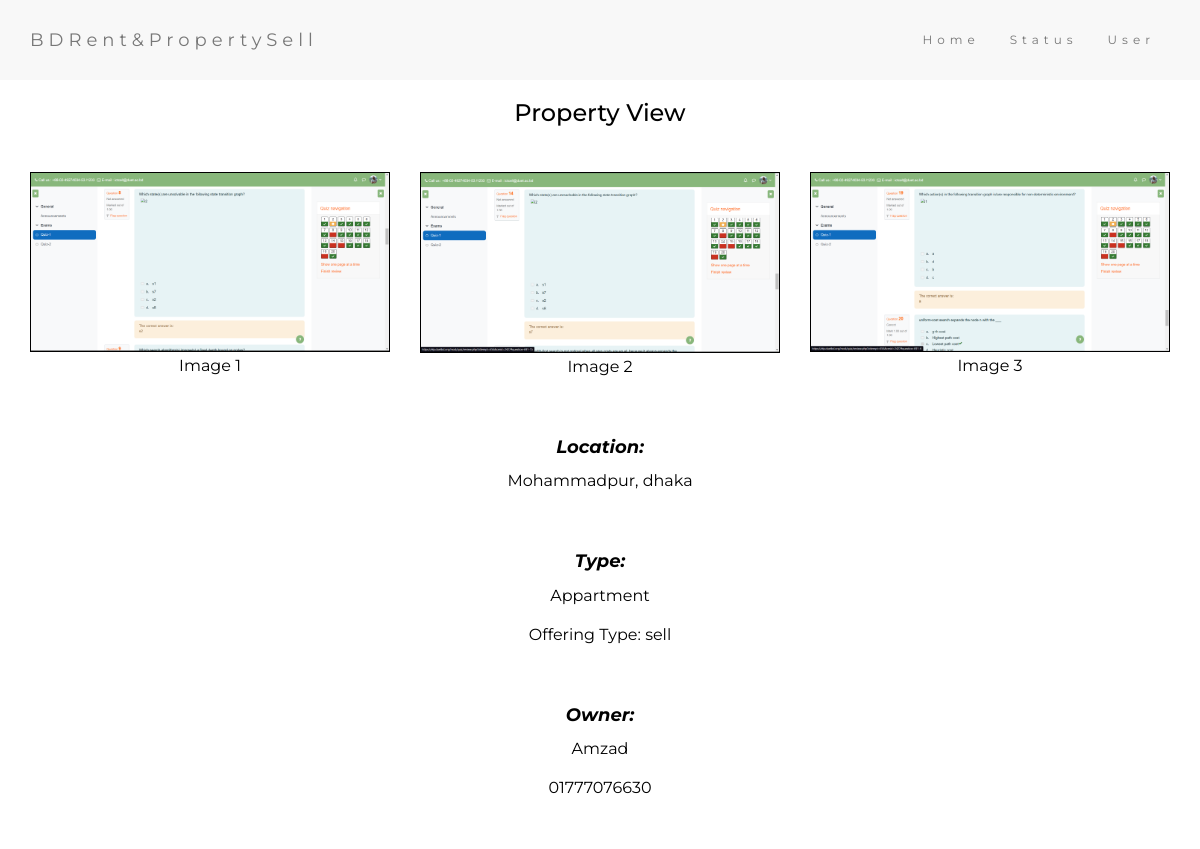
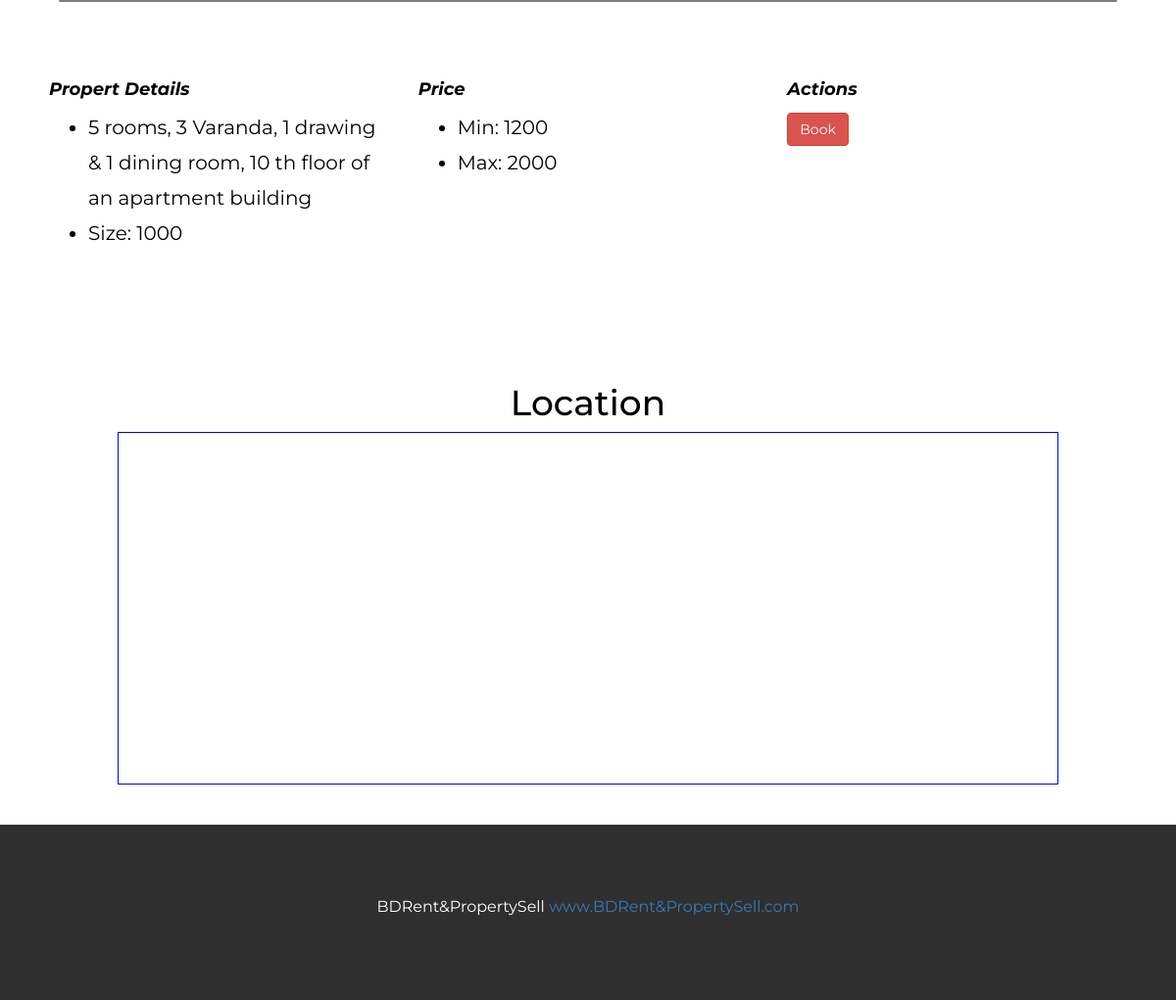
The app's page /buyer_property_details_page.php?id=14&cpr=0 with its own data (2 pictures, top to bottom).
### tables this page shows
CREATE TABLE `persons` (
  `p_id` int(11) NOT NULL,
  `url` varchar(255) DEFAULT NULL,
  `url1` varchar(255) DEFAULT NULL,
  `url2` varchar(255) DEFAULT NULL,
  `address` varchar(255) DEFAULT NULL,
  `size` int(255) DEFAULT NULL,
  `min_p` int(255) DEFAULT NULL,
  `max_p` int(255) DEFAULT NULL,
  `p_typ` varchar(255) DEFAULT NULL,
  `of_type` varchar(255) DEFAULT NULL,
  `detail` text DEFAULT NULL,
  `o_id` int(11) NOT NULL,
  `lat` varchar(255) DEFAULT NULL,
  `lng` varchar(255) DEFAULT NULL
);

CREATE TABLE `userinfo` (
  `id` int(11) NOT NULL,
  `username` varchar(255) NOT NULL,
  `email` varchar(255) DEFAULT NULL,
  `address` varchar(255) DEFAULT NULL,
  `phn` varchar(255) DEFAULT NULL,
  `typ` varchar(255) DEFAULT NULL,
  `pass` varchar(255) DEFAULT NULL,
  `c_pass` varchar(255) DEFAULT NULL,
  `ulr` varchar(250) DEFAULT NULL,
  `qs` varchar(255) DEFAULT NULL,
  `ans` varchar(255) DEFAULT NULL
);

### buyer_property_details_page.php (the view, shortened to what this page needs)
<?php
require "db.php";
$c=$_GET['cpr'];
$p_id=$_GET['id'];
$query=mysqli_fetch_assoc(mysqli_query($con,"SELECT * FROM userinfo,persons WHERE persons.o_id=userinfo.id AND p_id=$p_id"));
?>
<!DOCTYPE html>
<html lang="en">
<head>
  <link rel="stylesheet" href="https://maxcdn.bootstrapcdn.com/bootstrap/3.4.1/css/bootstrap.min.css">
</head>
<body>
<nav class="navbar navbar-default">
  <div class="container">
    <div class="navbar-header">
      <a class="navbar-brand" href="#">BDRent&PropertySell</a>
    </div>
    <div class="collapse navbar-collapse" id="myNavbar">
      <ul class="nav navbar-nav navbar-right">
        <li><a href="#">Home</a></li>
        <?php
        if($c==1){
          echo"<li><a href='buyer_status.php'>Status</a></li> ";
        }elseif ($c==5) {
          echo"<li><a href='home.php'>Status</a></li> ";
        }
        else{
        echo"<li><a href='buy_property_list.php'>Status</a></li> ";
      }
      ?>
        <li><a href="login_backend.php">User</a></li>
      </ul>
    </div>
  </div>
</nav>
<div class="container text-center">
  <h3 id="text">Property View</h3><br>
  <div class="row">
    <div class="col-sm-4">
      <img src="<?php echo $query["url"]?>" class="img-responsive" style="width:100%" alt="Image">
      <p id="text">Image 1</p>
    </div>
    <div class="col-sm-4">
      <img src="<?php echo $query["url1"]?>" class="img-responsive" style="width:100%" alt="Image">
      <p id="text">Image 2</p>
    </div>
    <div class="col-sm-4">
      <img src="<?php echo $query["url2"]?>" class="img-responsive" style="width:100%" alt="Image">
      <p>Image 3</p>
    </div>
  </div><br>
  <div class="row">
    <h4 id="text_style">Location:</h4>
    <p><?php echo $query["address"]?></p><br>
    <h4 id="text_style">Type:</h4>
    <p><?php echo $query["p_typ"]?></p>
    <p>Offering Type: <?php echo $query["of_type"]?></p><br>
    <h4 id="text_style">Owner:</h4>
    <p><?php echo $query["username"]?></p>
    <p><?php echo $query["phn"]?></p>
  </div>
</div><br>
<div style="border-bottom: 2px solid black; margin-left: 5%; margin-right: 5%; border-radius: 10px; opacity: 0.5;"></div>
<div class="container-fluid container-padding " style="height: 20%;">
    <div class="row">
    <div class="col-sm-4">
      <h4 id="text_style">Propert Details</h4>
      <ul>
        <li><?php echo $query["detail"]?></li>
        <li>Size: <?php echo $query["size"]?></li>
      </ul>
    </div>
    <div class="col-sm-4">
      <h4 id="text_style">Price</h4>
      <ul>
        <li>Min: <?php echo $query["min_p"]?></li>
        <li>Max: <?php echo $query["max_p"]?></li>
      </ul>
    </div>
    <div class="col-sm-4">
      <h4 id="text_style">Actions</h4>
      <?php
      if($c==1){
        echo "<h5>Already Done</h5>";
      }else{
        $oid=$query["o_id"];
        echo"
        <a href='book_property_backend.php?id=".$p_id."&cpr=0&oid=".$oid."' class='btn btn-danger'>Book</a>";
      }
      ?>
    </div>
  </div>
</div><br>
<div class="container1">
    <center><h1>Location</h1></center>
    <div id="map"></div>
  </div>
<footer class="container-fluid bg-4 text-center">
  <p>BDRent&PropertySell<a href=""> www.BDRent&PropertySell.com</a></p>
</footer>
</body>
</html>

### buyer_property_details_page.php (style rules this page uses)
body { font: 20px Montserrat, sans-serif; line-height: 1.8; color: black; }
p { font-size: 16px; }
img { border: 1px solid black; }
.bg-4 { background-color: #2f2f2f; color: #fff; }
.container-fluid { padding-top: 70px; padding-bottom: 70px; }
.container-padding { padding-top: 70px; padding-bottom: 70px; padding-left: 50px; padding-right: 50px; }
.navbar { padding-top: 15px; padding-bottom: 15px; border: 0; border-radius: 0; margin-bottom: 0; font-size: 12px; letter-spacing: 5px; }
#text { color: black; }
#text_style { font-style: italic; font-weight: bold; }
.container1 { width: 100%; height: 450px; }
#map { width: 80%; height: 80%; border: 1px solid blue; margin-left: 10%; }

### records on screen
persons: url (picture), url1 (picture), url2 (picture), address "Mohammadpur, dhaka", p_typ "Appartment", of_type "sell", o.username "Amzad", o.phn "01777076630", detail "5 rooms, 3 Varanda, 1 drawing & 1 dining room, 10 th floor of an apartment building", size "1000", min_p "1200", max_p "2000"
